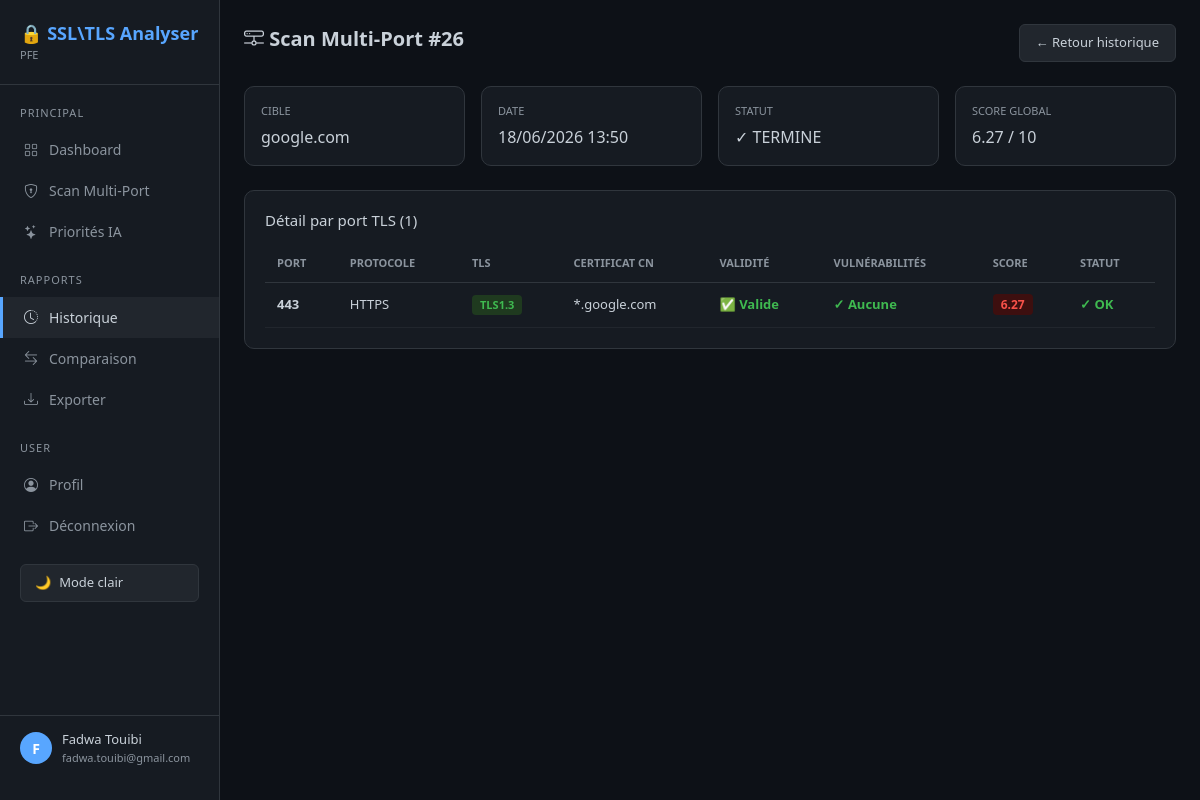
The app's page /historique/multiport/26 (signed in) with its own data.
### models/models.py (models this page shows)
class AnalysteSécurité:
    pass

class Administrateur(AnalysteSécurité, db.Model):
    __tablename__ = 'administrateur'
    id                 = db.Column(db.Integer, primary_key=True)
    nom                = db.Column(db.String(100))
    prenom             = db.Column(db.String(100))
    login              = db.Column(db.String(100), unique=True)
    password           = db.Column(db.String(200))
    email              = db.Column(db.String(100))
    role               = db.Column(db.String(50), nullable=False, default='Analyste de sécurité')
    date_creation      = db.Column(db.DateTime, default=datetime.now)   # ← nouveau
    derniere_connexion = db.Column(db.DateTime, nullable=True)              # ← nouveau
    bloque = db.Column(db.Boolean, default=False)
    nb_tentatives = db.Column(db.Integer, default=0)

class ScanMultiPort(db.Model):
    __tablename__ = 'scan_multiport'
    id = db.Column(db.Integer, primary_key=True)
    cible_id = db.Column(db.Integer, db.ForeignKey('cible_multiport.id'), nullable=False)
    statut = db.Column(db.String(50), default='EN_COURS')
    score_risque_global = db.Column(db.Float, nullable=True)
    observation_ia = db.Column(db.Text, nullable=True)
    started_at = db.Column(db.DateTime, default=datetime.utcnow)
    completed_at = db.Column(db.DateTime, nullable=True)

class CibleMultiPort(db.Model):
    __tablename__ = 'cible_multiport'
    id = db.Column(db.Integer, primary_key=True)
    nom = db.Column(db.String(255), nullable=False)
    type_cible = db.Column(db.String(50), default='domaine')
    created_at = db.Column(db.DateTime, default=datetime.utcnow)

class ResultatScanMultiPort(db.Model):
    __tablename__ = 'resultat_scan_multiport'
    id = db.Column(db.Integer, primary_key=True)
    scan_id = db.Column(db.Integer, db.ForeignKey('scan_multiport.id'), nullable=False)
    port = db.Column(db.Integer, nullable=False)
    protocole = db.Column(db.String(50))
    starttls_utilise = db.Column(db.Boolean, default=False)
    tls_supported = db.Column(db.String(200))
    tls_preferé = db.Column(db.String(50))
    certificat_expiration = db.Column(db.DateTime, nullable=True)
    certificat_expire = db.Column(db.Boolean, default=False)
    certificat_valid = db.Column(db.Boolean, nullable=True)
    certificat_cn = db.Column(db.String(255), nullable=True)
    certificat_issuer = db.Column(db.Text, nullable=True)
    vuln_heartbleed = db.Column(db.Boolean, default=False)
    vuln_robot = db.Column(db.Boolean, default=False)
    vuln_ccs = db.Column(db.Boolean, default=False)
    vuln_ticketbleed = db.Column(db.Boolean, default=False)
    vuln_downgrade = db.Column(db.Boolean, default=False)
    suites_count = db.Column(db.Integer, nullable=True)
    suites_faibles_count = db.Column(db.Integer, nullable=True)
    score_risque_port = db.Column(db.Float, nullable=True)
    details_bruts = db.Column(db.Text, nullable=True)

### routes/historique.py (the view)
@historique_bp.route('/historique/multiport/<int:scan_id>')
def detail_multiport(scan_id):
    if 'admin_id' not in session:
        return redirect(url_for('auth.login'))
    admin = Administrateur.query.get(session['admin_id'])
    scan = ScanMultiPort.query.get_or_404(scan_id)
    cible = CibleMultiPort.query.get(scan.cible_id)
    resultats = ResultatScanMultiPort.query.filter_by(scan_id=scan_id)\
        .order_by(ResultatScanMultiPort.port).all()
    ports = []
    for r in resultats:
        try:
            details = json.loads(r.details_bruts) if r.details_bruts else {}
        except Exception:
            details = {}
        if details.get('statut') == 'ERREUR':
            continue   # port fermé / non-TLS : masqué (comme dans la vue de scan)
        ports.append({
            'port': r.port,
            'protocole': r.protocole,
            'starttls': r.starttls_utilise,
            'tls': r.tls_preferé,
            'cn': r.certificat_cn,
            'expire': r.certificat_expire,
            'findings': [f.get('nom') for f in details.get('findings', [])],
            'score': r.score_risque_port,
            'statut': details.get('statut'),
        })
    return render_template('multiport_detail.html',
        scan=scan, cible=cible, ports=ports, admin=admin)

### templates/multiport_detail.html (shortened to what this page needs)
<!DOCTYPE html>
<html lang="fr">
<head>
    <link href="https://cdn.jsdelivr.net/npm/bootstrap@5.3.0/dist/css/bootstrap.min.css" rel="stylesheet">
    <link href="https://cdn.jsdelivr.net/npm/bootstrap-icons@1.10.0/font/bootstrap-icons.css" rel="stylesheet">
</head>
<body>
{% include '_sidebar.html' %}
<div class="main">
    <div class="header">
        <h1><i class="bi bi-hdd-network"></i> Scan Multi-Port #{{ scan.id }}</h1>
        <a href="/historique" class="btn-back">← Retour historique</a>
    </div>
    <div class="info-grid">
        <div class="info-card">
            <div class="label">Cible</div>
            <div class="value">{{ cible.nom if cible else 'Inconnu' }}</div>
        </div>
        <div class="info-card">
            <div class="label">Date</div>
            <div class="value">{{ scan.started_at.strftime('%d/%m/%Y %H:%M') if scan.started_at else '—' }}</div>
        </div>
        <div class="info-card">
            <div class="label">Statut</div>
            <div class="value">{{ ('✓ ' + scan.statut) if scan.statut else '—' }}</div>
        </div>
        <div class="info-card">
            <div class="label">Score global</div>
            <div class="value">{{ '%.2f'|format(scan.score_risque_global) if scan.score_risque_global is not none else '—' }} / 10</div>
        </div>
    </div>
    <div class="table-section">
        <h2>Détail par port TLS ({{ ports|length }})</h2>
        {% if ports %}
        <table class="ports">
            <thead>
                <tr>
                    <th>Port</th>
                    <th>Protocole</th>
                    <th>TLS</th>
                    <th>Certificat CN</th>
                    <th>Validité</th>
                    <th>Vulnérabilités</th>
                    <th>Score</th>
                    <th>Statut</th>
                </tr>
            </thead>
            <tbody>
                {% for p in ports %}
                <tr>
                    <td><strong>{{ p.port }}</strong></td>
                    <td>{{ p.protocole or '-' }}{% if p.starttls %} <small style="color:#58a6ff">(STARTTLS)</small>{% endif %}</td>
                    <td>
                        {% if p.tls %}
                            {% set cls = 'tls-13' if p.tls == 'TLS1.3' else ('tls-12' if p.tls == 'TLS1.2' else 'tls-old') %}
                            <span class="tls-badge {{ cls }}">{{ p.tls }}</span>
                        {% else %}-{% endif %}
                    </td>
                    <td style="max-width:180px;overflow:hidden;text-overflow:ellipsis;" title="{{ p.cn or '' }}">{{ p.cn or '-' }}</td>
                    <td>
                        {% if p.statut == 'ERREUR' %}—
                        {% elif p.expire %}<span class="cert-ko">❌ Expiré</span>
                        {% else %}<span class="cert-ok">✅ Valide</span>{% endif %}
                    </td>
                    <td>
                        {% if p.statut == 'ERREUR' %}—
                        {% elif p.findings %}{% for f in p.findings %}<span class="vuln-badge">{{ f }}</span>{% endfor %}
                        {% else %}<span class="vuln-none">✓ Aucune</span>{% endif %}
                    </td>
                    <td>
                        {% set s = p.score or 0 %}
                        {% set scls = 'low' if s < 3 else ('mid' if s < 6 else 'high') %}
                        <span class="score-cell {{ scls }}">{{ s }}</span>
                    </td>
                    <td>
                        {% if p.statut == 'ERREUR' %}<span class="ferme">Fermé / Erreur</span>
                        {% else %}<span class="ok">✓ OK</span>{% endif %}
                    </td>
                </tr>
                {% endfor %}
            </tbody>
        </table>
        {% else %}
        <div style="text-align:center; padding:40px; color:#8b949e;">Aucun port TLS détecté pour ce scan.</div>
        {% endif %}
    </div>
</div>
</body>
</html>

### templates/_sidebar.html (shortened to what this page needs)
{% set _p = request.path %}
<aside id="appSidebar">
    <div class="logo">🔒 SSL\TLS Analyser<span>PFE</span></div>
    <div class="section-title">Principal</div>
    <a href="/dashboard" class="{{ 'active' if _p == '/dashboard' else '' }}"><i class="bi bi-grid"></i> Dashboard</a>
    <a href="/multiport/lancer_scan_multiport" class="{{ 'active' if _p.startswith('/multiport') else '' }}"><i class="bi bi-shield-lock"></i> Scan Multi-Port</a>
    <a href="/priorisation" class="{{ 'active' if _p.startswith('/priorisation') else '' }}"><i class="bi bi-stars"></i> Priorités IA</a>
    <div class="section-title">Rapports</div>
    <a href="/historique" class="{{ 'active' if _p.startswith('/historique') else '' }}"><i class="bi bi-clock-history"></i> Historique</a>
    <a href="/comparison/comparaison_scans" class="{{ 'active' if _p.startswith('/comparison') else '' }}"><i class="bi bi-arrow-left-right"></i> Comparaison</a>
    <a href="/rapport" class="{{ 'active' if _p.startswith('/rapport') else '' }}"><i class="bi bi-download"></i> Exporter</a>
    <div class="section-title">User</div>
    <a href="/profil" class="{{ 'active' if _p.startswith('/profil') else '' }}"><i class="bi bi-person-circle"></i> Profil</a>
    <a href="/logout"><i class="bi bi-box-arrow-right"></i> Déconnexion</a>
    <div class="theme-toggle-wrap">
        <button onclick="toggleTheme()" id="themeBtn">
            <span id="themeIcon">🌙</span>
            <span id="themeText">Mode clair</span>
        </button>
    </div>
    <div class="sidebar-spacer"></div>
    <a href="/profil" class="admin-info">
        <div class="admin-avatar">{{ admin.prenom[0] | upper if admin.prenom else 'A' }}</div>
        <div>
            <div class="admin-name">{{ admin.prenom }} {{ admin.nom }}</div>
            <div class="admin-email">{{ admin.email }}</div>
        </div>
    </a>
</aside>

### templates/multiport_detail.html (style rules this page uses)
* { margin: 0; padding: 0; box-sizing: border-box; }
body { background: #0d1117; color: #c9d1d9; font-family: 'Segoe UI', sans-serif; display: flex; }
.main { margin-left: 220px; flex: 1; padding: 24px; }
.header { display: flex; justify-content: space-between; align-items: center; margin-bottom: 24px; }
.header h1 { font-size: 20px; color: #c9d1d9; font-weight: 600; }
.btn-back { background: #21262d; border: 1px solid #30363d; color: #c9d1d9; padding: 8px 16px; border-radius: 6px; text-decoration: none; font-size: 13px; }
.info-grid { display: grid; grid-template-columns: repeat(4, 1fr); gap: 16px; margin-bottom: 24px; }
.info-card { background: #161b22; border: 1px solid #30363d; border-radius: 10px; padding: 16px; }
.info-card .label { font-size: 11px; color: #8b949e; text-transform: uppercase; margin-bottom: 6px; }
.info-card .value { font-size: 16px; color: #c9d1d9; font-weight: 500; }
.table-section { background: #161b22; border: 1px solid #30363d; border-radius: 10px; padding: 20px; }
.table-section h2 { font-size: 15px; margin-bottom: 16px; color: #c9d1d9; }
table.ports { width: 100%; border-collapse: collapse; font-size: 13px; }
table.ports th { font-size: 11px; color: #8b949e; text-transform: uppercase; padding: 10px 12px; text-align: left; border-bottom: 1px solid #30363d; }
table.ports td { padding: 12px; border-bottom: 1px solid #21262d; color: #c9d1d9; }
.tls-badge { display: inline-block; padding: 2px 8px; border-radius: 4px; font-size: 11px; font-weight: 600; }
.tls-13 { background: #1f3a1f; color: #3fb950; }
.vuln-none { color: #3fb950; font-weight: 600; }
.cert-ok { color: #3fb950; font-weight: 600; }
.score-cell { font-weight: 700; padding: 2px 8px; border-radius: 4px; font-size: 12px; }
.score-cell.high { background: #3d0f0f; color: #f85149; }
.ok { color: #3fb950; font-weight: 600; }

### templates/_sidebar.html (style rules this page uses)
#appSidebar { width: 220px; min-height: 100vh; background: #161b22; border-right: 1px solid #30363d; padding: 20px 0; position: fixed; top: 0; left: 0; z-index: 100; display: flex; flex-direction: column; font-family: 'Segoe UI', sans-serif; }
#appSidebar .logo { color: #58a6ff; font-size: 18px; font-weight: bold; padding: 0 20px 20px 20px; border-bottom: 1px solid #30363d; }
#appSidebar .logo span { color: #8b949e; font-size: 11px; display: block; font-weight: normal; }
#appSidebar .section-title { color: #8b949e; font-size: 11px; padding: 20px 20px 8px 20px; text-transform: uppercase; letter-spacing: 1px; }
#appSidebar a { display: flex; align-items: center; gap: 10px; padding: 10px 20px; color: #8b949e; text-decoration: none; font-size: 14px; transition: all 0.2s; border-left: 3px solid transparent; }
#appSidebar a:hover, #appSidebar a.active { background: #21262d; color: #c9d1d9; border-left-color: #58a6ff; }
#appSidebar a i { width: 16px; text-align: center; }
#appSidebar .theme-toggle-wrap { padding: 10px 20px; margin-top: 8px; }
#appSidebar #themeBtn { width: 100%; background: #21262d; border: 1px solid #30363d; color: #c9d1d9; padding: 8px 14px; border-radius: 6px; font-size: 13px; cursor: pointer; display: flex; align-items: center; gap: 8px; transition: all 0.2s; }
#appSidebar .sidebar-spacer { flex: 1; }
#appSidebar .admin-info { padding: 14px 20px; border-top: 1px solid #30363d; display: flex; align-items: center; gap: 10px; text-decoration: none; transition: background 0.2s; border-left: 0; }
#appSidebar .admin-avatar { width: 32px; height: 32px; background: #58a6ff; border-radius: 50%; display: flex; align-items: center; justify-content: center; font-weight: bold; font-size: 14px; color: #fff; flex-shrink: 0; text-transform: uppercase; }
#appSidebar .admin-name { font-size: 13px; color: #c9d1d9; }
#appSidebar .admin-email { font-size: 11px; color: #8b949e; }

### records on screen
Administrateur: prenom "F", prenom "Fadwa", nom "Touibi", email "fadwa.touibi@gmail.com"
ScanMultiPort: id "26", started_at "18/06/2026 13:50", statut "✓ TERMINE", score_risque_global "6.27"
CibleMultiPort: nom "google.com"
ResultatScanMultiPort: port "443", protocole "HTTPS", tls "TLS1.3", certificat_cn "*.google.com", score_risque_port "6.27"

### other values on screen
{{ ports|length }} "1"
